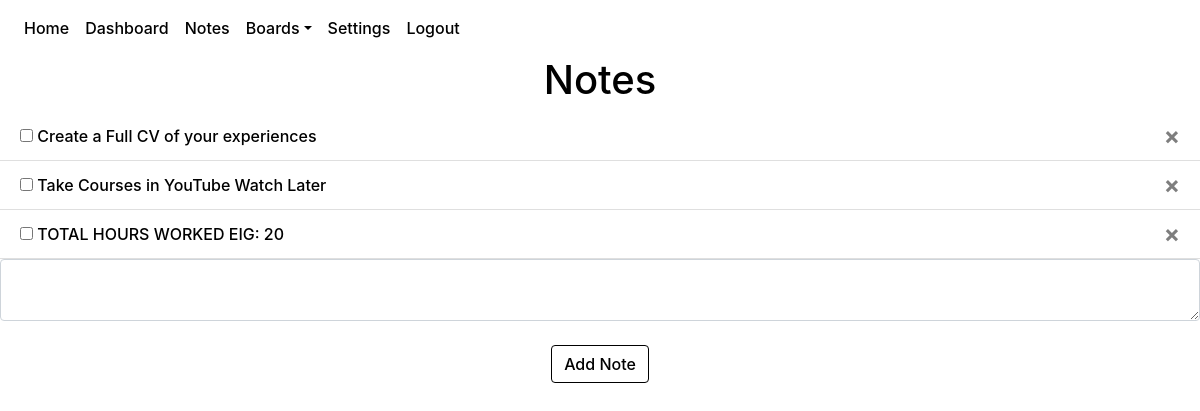
The app's page /notes (signed in) with its own data.
### website/models.py (models this page shows)
class Note(db.Model):
    id = db.Column(db.Integer, primary_key=True)
    data = db.Column(db.String(10000))
    created = db.Column(db.DateTime(timezone=True), default=func.now())
    last_modified = db.Column(db.DateTime(timezone=True), default=func.now())
    completed = db.Column(db.Boolean, default = False)
    user_id = db.Column(db.Integer, db.ForeignKey('user.id'))

### website/views.py (the view, shortened to what this page needs)
@views.route('/notes', methods=['GET', 'POST'])
@login_required
def notes():
    return render_template("notes.html", user=current_user)

### website/__init__.py (called while the page is built)
def create_app():
    app = Flask(__name__)
    app.config['SECRET_KEY'] = urandom(12).hex()
    app.config['SQLALCHEMY_DATABASE_URI'] = f'sqlite:///{DB_NAME}'
    app.config['SQLALCHEMY_TRACK_MODIFICATIONS'] = False
    db.init_app(app)
    from .views import views
    from .auth import auth
    app.register_blueprint(views, url_prefix='/')
    app.register_blueprint(auth, url_prefix='/')
    from .models import User, Note, Board, Task, Category
    create_database(app)
    login_manager = LoginManager()
    login_manager.login_view = 'auth.login'
    login_manager.init_app(app)
    @login_manager.user_loader
    def load_user(id):
        return User.query.get(id)
    return app

### website/templates/notes.html (shortened to what this page needs)
{% extends "base.html" %} {% block title %}Notes{% endblock %}
{% block style %}
<link rel="stylesheet" href="{{ url_for('static', filename = 'notes.css') }}" />
{% endblock %}
{% block content %}
<h1 align="center">Notes</h1>
<ul class="list-group list-group-flush" id="notes-list">
  {% for note in user.notes %}
  {% set noteIdentifierClass = "N"+note.id|string %}
  <li class="list-group-item {{noteIdentifierClass}}", style="word-wrap:break-word;", id="list-item">
    {% if note.completed == True %}
    <input
    type="checkbox"
    id="show-note-checkbox"
    class="show-note {{ noteIdentifierClass }}"
    onclick="toggleNoteCompletion({{ note.id }})"
    checked />
    {% else %}
    <input
    type="checkbox"
    id="show-note-checkbox"
    class="show-note {{ noteIdentifierClass }}"
    onclick="toggleNoteCompletion({{ note.id }})" />
    {% endif %}
    <span class="show-note {{ noteIdentifierClass }}"id="show-note-text", ondblclick="editNoteDisplay({{ note.id }})">
      {{ note.data }}
    </span>
    <button
    type="button"
    class="close show-note {{ noteIdentifierClass }}"
    id="show-note-delete"
    onclick="showDeleteConfirmation(`deleteNote({{ note.id }});`, 'note');">
      <span class="delete-button" aria-hidden="true">&times;</span>
    </button>
  </li>
  {% endfor %}
</ul>
<form method="POST">
  <textarea name="note" id="note" class="form-control"></textarea>
  <br />
  <div align="center">
    <button type="submit" class="btn btn-primary">Add Note</button>
  </div>
</form>
{% endblock %}

### website/static/base.css (style rules this page uses)
html { height: 100vh; min-width: 99vw; max-width: 100vw; background-color: var(--navbar-background-color); }
:root { --background-color: #343a40; --text-color: #ffffff; --navbar-text-color: #9a9da0; --navbar-highlight-color: #ffffff; --navbar-background-color: #343a40; --button-text-color: #ffffff; --confirm-button-color: #007bff; --cancel-button-color: #6c757d; --delete-button-color: #ff0000; --create-screen-filter:rgba(0,0,255,.4); --delete-screen-filter:rgba(255,0,0,.6); --font-family: -apple-system, BlinkMacSystemFont,'Segoe UI',Roboto,'Helvetica Neue',Arial,'Noto Sans',sans-serif,'Apple Color Emoji','Segoe UI Emoji','Segoe UI Symbol','Noto Color Emoji'; --font-style: none; --font-weight: 500; }
body { width: 100%; min-height: 100vh; color: var(--text-color); background-color: var(--navbar-background-color); font-weight: var(--font-weight); font-family: var(--font-family); font-style: var(--font-style); }
h1, h2, h3, h4, h5, h6, p, div, a, li.list-group-item { color: var(--text-color); background-color: var(--background-color); font-weight: var(--font-weight); font-family: var(--font-family); font-style: var(--font-style); }
button.btn.btn-primary { background-color: var(--confirm-button-color)!important; border-color: var(--confirm-button-color)!important; color: var(--button-text-color)!important; font-weight: var(--font-weight); font-family: var(--font-family); font-style: var(--font-style); }

### website/static/notes.css (style rules this page uses)
button.close.show-note { text-decoration: none; }
:root { --show-Note-data: inline; --edit-Note-data: None; --edit-Note-buttons: None; }
.show-note { display:var(--show-Note-data); }

### records on screen
Note: data "Create a Full CV of your experiences"
Note: data "Take Courses in YouTube Watch Later"
Note: data "TOTAL HOURS WORKED EIG: 20"
